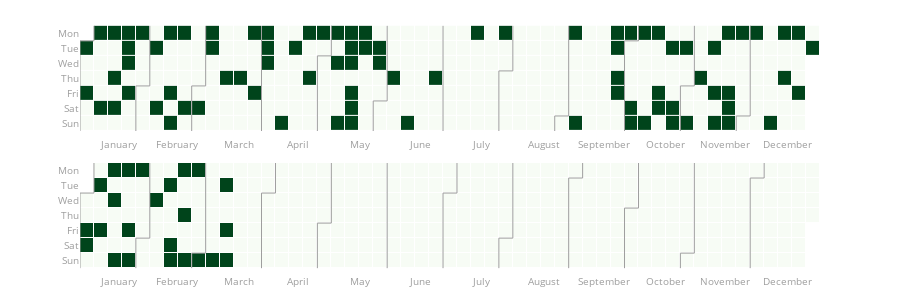

The notebook cell saved with this chart:
### Code cell
from plotly_calplot import calplot
# creating the plot
fig = calplot(
         dailydata,
         x='datetime',
         y='risk'
)
fig.show()

### Figure 1 — Plotly figure (JSON) as saved in the notebook; plotly's stock layout.template omitted (floating-point values rounded to 4 significant figures; data arrays with more than 128 entries replaced by an {"elided": "..."} marker saying what was removed)
{"data": [{"colorscale": [[0, "rgb(247,252,245)"], [0.125, "rgb(229,245,224)"], [0.25, "rgb(199,233,192)"], [0.375, "rgb(161,217,155)"], [0.5, "rgb(116,196,118)"], [0.625, "rgb(65,171,93)"], [0.75, "rgb(35,139,69)"], [0.875, "rgb(0,109,44)"], [1, "rgb(0,68,27)"]], "customdata": {"elided": "365x2 str values"}, "hovertemplate": "%{customdata[0]} <br>Week=%{x} <br>%{customdata[1]}=%{z}", "name": "2019", "showscale": false, "type": "heatmap", "x": {"elided": "365 int values"}, "xaxis": "x", "xgap": 1, "y": {"elided": "365 int values"}, "yaxis": "y", "ygap": 1, "z": {"elided": "365 int values"}, "zmax": 1, "zmin": 0}, {"hoverinfo": "skip", "line": {"color": "#9e9e9e", "width": 1}, "mode": "lines", "type": "scatter", "x": [-0.5, -0.5], "xaxis": "x", "y": [0.5, 6.5], "yaxis": "y"}, {"hoverinfo": "skip", "line": {"color": "#9e9e9e", "width": 1}, "mode": "lines", "type": "scatter", "x": [-0.5, 0.5], "xaxis": "x", "y": [0.5, 0.5], "yaxis": "y"}, {"hoverinfo": "skip", "line": {"color": "#9e9e9e", "width": 1}, "mode": "lines", "type": "scatter", "x": [0.5, 0.5], "xaxis": "x", "y": [0.5, -0.5], "yaxis": "y"}, {"hoverinfo": "skip", "line": {"color": "#9e9e9e", "width": 1}, "mode": "lines", "type": "scatter", "x": [3.5, 3.5], "xaxis": "x", "y": [3.5, 6.5], "yaxis": "y"}, {"hoverinfo": "skip", "line": {"color": "#9e9e9e", "width": 1}, "mode": "lines", "type": "scatter", "x": [3.5, 4.5], "xaxis": "x", "y": [3.5, 3.5], "yaxis": "y"}, {"hoverinfo": "skip", "line": {"color": "#9e9e9e", "width": 1}, "mode": "lines", "type": "scatter", "x": [4.5, 4.5], "xaxis": "x", "y": [3.5, -0.5], "yaxis": "y"}, {"hoverinfo": "skip", "line": {"color": "#9e9e9e", "width": 1}, "mode": "lines", "type": "scatter", "x": [7.5, 7.5], "xaxis": "x", "y": [3.5, 6.5], "yaxis": "y"}, {"hoverinfo": "skip", "line": {"color": "#9e9e9e", "width": 1}, "mode": "lines", "type": "scatter", "x": [7.5, 8.5], "xaxis": "x", "y": [3.5, 3.5], "yaxis": "y"}, {"hoverinfo": "skip", "line": {"color": "#9e9e9e", "width": 1}, "mode": "lines", "type": "scatter", "x": [8.5, 8.5], "xaxis": "x", "y": [3.5, -0.5], "yaxis": "y"}, {"hoverinfo": "skip", "line": {"color": "#9e9e9e", "width": 1}, "mode": "lines", "type": "scatter", "x": [12.5, 12.5], "xaxis": "x", "y": [-0.5, 6.5], "yaxis": "y"}, {"hoverinfo": "skip", "line": {"color": "#9e9e9e", "width": 1}, "mode": "lines", "type": "scatter", "x": [16.5, 16.5], "xaxis": "x", "y": [1.5, 6.5], "yaxis": "y"}, {"hoverinfo": "skip", "line": {"color": "#9e9e9e", "width": 1}, "mode": "lines", "type": "scatter", "x": [16.5, 17.5], "xaxis": "x", "y": [1.5, 1.5], "yaxis": "y"}, {"hoverinfo": "skip", "line": {"color": "#9e9e9e", "width": 1}, "mode": "lines", "type": "scatter", "x": [17.5, 17.5], "xaxis": "x", "y": [1.5, -0.5], "yaxis": "y"}, {"hoverinfo": "skip", "line": {"color": "#9e9e9e", "width": 1}, "mode": "lines", "type": "scatter", "x": [20.5, 20.5], "xaxis": "x", "y": [4.5, 6.5], "yaxis": "y"}, {"hoverinfo": "skip", "line": {"color": "#9e9e9e", "width": 1}, "mode": "lines", "type": "scatter", "x": [20.5, 21.5], "xaxis": "x", "y": [4.5, 4.5], "yaxis": "y"}, {"hoverinfo": "skip", "line": {"color": "#9e9e9e", "width": 1}, "mode": "lines", "type": "scatter", "x": [21.5, 21.5], "xaxis": "x", "y": [4.5, -0.5], "yaxis": "y"}, {"hoverinfo": "skip", "line": {"color": "#9e9e9e", "width": 1}, "mode": "lines", "type": "scatter", "x": [25.5, 25.5], "xaxis": "x", "y": [-0.5, 6.5], "yaxis": "y"}, {"hoverinfo": "skip", "line": {"color": "#9e9e9e", "width": 1}, "mode": "lines", "type": "scatter", "x": [29.5, 29.5], "xaxis": "x", "y": [2.5, 6.5], "yaxis": "y"}, {"hoverinfo": "skip", "line": {"color": "#9e9e9e", "width": 1}, "mode": "lines", "type": "scatter", "x": [29.5, 30.5], "xaxis": "x", "y": [2.5, 2.5], "yaxis": "y"}, {"hoverinfo": "skip", "line": {"color": "#9e9e9e", "width": 1}, "mode": "lines", "type": "scatter", "x": [30.5, 30.5], "xaxis": "x", "y": [2.5, -0.5], "yaxis": "y"}, {"hoverinfo": "skip", "line": {"color": "#9e9e9e", "width": 1}, "mode": "lines", "type": "scatter", "x": [33.5, 33.5], "xaxis": "x", "y": [5.5, 6.5], "yaxis": "y"}, {"hoverinfo": "skip", "line": {"color": "#9e9e9e", "width": 1}, "mode": "lines", "type": "scatter", "x": [33.5, 34.5], "xaxis": "x", "y": [5.5, 5.5], "yaxis": "y"}, {"hoverinfo": "skip", "line": {"color": "#9e9e9e", "width": 1}, "mode": "lines", "type": "scatter", "x": [34.5, 34.5], "xaxis": "x", "y": [5.5, -0.5], "yaxis": "y"}, {"hoverinfo": "skip", "line": {"color": "#9e9e9e", "width": 1}, "mode": "lines", "type": "scatter", "x": [38.5, 38.5], "xaxis": "x", "y": [0.5, 6.5], "yaxis": "y"}, {"hoverinfo": "skip", "line": {"color": "#9e9e9e", "width": 1}, "mode": "lines", "type": "scatter", "x": [38.5, 39.5], "xaxis": "x", "y": [0.5, 0.5], "yaxis": "y"}, {"hoverinfo": "skip", "line": {"color": "#9e9e9e", "width": 1}, "mode": "lines", "type": "scatter", "x": [39.5, 39.5], "xaxis": "x", "y": [0.5, -0.5], "yaxis": "y"}, {"hoverinfo": "skip", "line": {"color": "#9e9e9e", "width": 1}, "mode": "lines", "type": "scatter", "x": [42.5, 42.5], "xaxis": "x", "y": [3.5, 6.5], "yaxis": "y"}, {"hoverinfo": "skip", "line": {"color": "#9e9e9e", "width": 1}, "mode": "lines", "type": "scatter", "x": [42.5, 43.5], "xaxis": "x", "y": [3.5, 3.5], "yaxis": "y"}, {"hoverinfo": "skip", "line": {"color": "#9e9e9e", "width": 1}, "mode": "lines", "type": "scatter", "x": [43.5, 43.5], "xaxis": "x", "y": [3.5, -0.5], "yaxis": "y"}, {"hoverinfo": "skip", "line": {"color": "#9e9e9e", "width": 1}, "mode": "lines", "type": "scatter", "x": [46.5, 46.5], "xaxis": "x", "y": [5.5, 6.5], "yaxis": "y"}, {"hoverinfo": "skip", "line": {"color": "#9e9e9e", "width": 1}, "mode": "lines", "type": "scatter", "x": [46.5, 47.5], "xaxis": "x", "y": [5.5, 5.5], "yaxis": "y"}, {"hoverinfo": "skip", "line": {"color": "#9e9e9e", "width": 1}, "mode": "lines", "type": "scatter", "x": [47.5, 47.5], "xaxis": "x", "y": [5.5, -0.5], "yaxis": "y"}, {"colorscale": [[0, "rgb(247,252,245)"], [0.125, "rgb(229,245,224)"], [0.25, "rgb(199,233,192)"], [0.375, "rgb(161,217,155)"], [0.5, "rgb(116,196,118)"], [0.625, "rgb(65,171,93)"], [0.75, "rgb(35,139,69)"], [0.875, "rgb(0,109,44)"], [1, "rgb(0,68,27)"]], "customdata": {"elided": "366x2 str values"}, "hovertemplate": "%{customdata[0]} <br>Week=%{x} <br>%{customdata[1]}=%{z}", "name": "2020", "showscale": false, "type": "heatmap", "x": {"elided": "366 int values"}, "xaxis": "x2", "xgap": 1, "y": {"elided": "366 int values"}, "yaxis": "y2", "ygap": 1, "z": {"elided": "366 int values"}, "zmax": 1, "zmin": 0}, {"hoverinfo": "skip", "line": {"color": "#9e9e9e", "width": 1}, "mode": "lines", "type": "scatter", "x": [-0.5, -0.5], "xaxis": "x2", "y": [1.5, 6.5], "yaxis": "y2"}, {"hoverinfo": "skip", "line": {"color": "#9e9e9e", "width": 1}, "mode": "lines", "type": "scatter", "x": [-0.5, 0.5], "xaxis": "x2", "y": [1.5, 1.5], "yaxis": "y2"}, {"hoverinfo": "skip", "line": {"color": "#9e9e9e", "width": 1}, "mode": "lines", "type": "scatter", "x": [0.5, 0.5], "xaxis": "x2", "y": [1.5, -0.5], "yaxis": "y2"}, {"hoverinfo": "skip", "line": {"color": "#9e9e9e", "width": 1}, "mode": "lines", "type": "scatter", "x": [3.5, 3.5], "xaxis": "x2", "y": [4.5, 6.5], "yaxis": "y2"}, {"hoverinfo": "skip", "line": {"color": "#9e9e9e", "width": 1}, "mode": "lines", "type": "scatter", "x": [3.5, 4.5], "xaxis": "x2", "y": [4.5, 4.5], "yaxis": "y2"}, {"hoverinfo": "skip", "line": {"color": "#9e9e9e", "width": 1}, "mode": "lines", "type": "scatter", "x": [4.5, 4.5], "xaxis": "x2", "y": [4.5, -0.5], "yaxis": "y2"}, {"hoverinfo": "skip", "line": {"color": "#9e9e9e", "width": 1}, "mode": "lines", "type": "scatter", "x": [7.5, 7.5], "xaxis": "x2", "y": [5.5, 6.5], "yaxis": "y2"}, {"hoverinfo": "skip", "line": {"color": "#9e9e9e", "width": 1}, "mode": "lines", "type": "scatter", "x": [7.5, 8.5], "xaxis": "x2", "y": [5.5, 5.5], "yaxis": "y2"}, {"hoverinfo": "skip", "line": {"color": "#9e9e9e", "width": 1}, "mode": "lines", "type": "scatter", "x": [8.5, 8.5], "xaxis": "x2", "y": [5.5, -0.5], "yaxis": "y2"}, {"hoverinfo": "skip", "line": {"color": "#9e9e9e", "width": 1}, "mode": "lines", "type": "scatter", "x": [12.5, 12.5], "xaxis": "x2", "y": [1.5, 6.5], "yaxis": "y2"}, {"hoverinfo": "skip", "line": {"color": "#9e9e9e", "width": 1}, "mode": "lines", "type": "scatter", "x": [12.5, 13.5], "xaxis": "x2", "y": [1.5, 1.5], "yaxis": "y2"}, {"hoverinfo": "skip", "line": {"color": "#9e9e9e", "width": 1}, "mode": "lines", "type": "scatter", "x": [13.5, 13.5], "xaxis": "x2", "y": [1.5, -0.5], "yaxis": "y2"}, {"hoverinfo": "skip", "line": {"color": "#9e9e9e", "width": 1}, "mode": "lines", "type": "scatter", "x": [16.5, 16.5], "xaxis": "x2", "y": [3.5, 6.5], "yaxis": "y2"}, {"hoverinfo": "skip", "line": {"color": "#9e9e9e", "width": 1}, "mode": "lines", "type": "scatter", "x": [16.5, 17.5], "xaxis": "x2", "y": [3.5, 3.5], "yaxis": "y2"}, {"hoverinfo": "skip", "line": {"color": "#9e9e9e", "width": 1}, "mode": "lines", "type": "scatter", "x": [17.5, 17.5], "xaxis": "x2", "y": [3.5, -0.5], "yaxis": "y2"}, {"hoverinfo": "skip", "line": {"color": "#9e9e9e", "width": 1}, "mode": "lines", "type": "scatter", "x": [21.5, 21.5], "xaxis": "x2", "y": [-0.5, 6.5], "yaxis": "y2"}, {"hoverinfo": "skip", "line": {"color": "#9e9e9e", "width": 1}, "mode": "lines", "type": "scatter", "x": [25.5, 25.5], "xaxis": "x2", "y": [1.5, 6.5], "yaxis": "y2"}, {"hoverinfo": "skip", "line": {"color": "#9e9e9e", "width": 1}, "mode": "lines", "type": "scatter", "x": [25.5, 26.5], "xaxis": "x2", "y": [1.5, 1.5], "yaxis": "y2"}, {"hoverinfo": "skip", "line": {"color": "#9e9e9e", "width": 1}, "mode": "lines", "type": "scatter", "x": [26.5, 26.5], "xaxis": "x2", "y": [1.5, -0.5], "yaxis": "y2"}, {"hoverinfo": "skip", "line": {"color": "#9e9e9e", "width": 1}, "mode": "lines", "type": "scatter", "x": [29.5, 29.5], "xaxis": "x2", "y": [4.5, 6.5], "yaxis": "y2"}, {"hoverinfo": "skip", "line": {"color": "#9e9e9e", "width": 1}, "mode": "lines", "type": "scatter", "x": [29.5, 30.5], "xaxis": "x2", "y": [4.5, 4.5], "yaxis": "y2"}, {"hoverinfo": "skip", "line": {"color": "#9e9e9e", "width": 1}, "mode": "lines", "type": "scatter", "x": [30.5, 30.5], "xaxis": "x2", "y": [4.5, -0.5], "yaxis": "y2"}, {"hoverinfo": "skip", "line": {"color": "#9e9e9e", "width": 1}, "mode": "lines", "type": "scatter", "x": [34.5, 34.5], "xaxis": "x2", "y": [0.5, 6.5], "yaxis": "y2"}, {"hoverinfo": "skip", "line": {"color": "#9e9e9e", "width": 1}, "mode": "lines", "type": "scatter", "x": [34.5, 35.5], "xaxis": "x2", "y": [0.5, 0.5], "yaxis": "y2"}, {"hoverinfo": "skip", "line": {"color": "#9e9e9e", "width": 1}, "mode": "lines", "type": "scatter", "x": [35.5, 35.5], "xaxis": "x2", "y": [0.5, -0.5], "yaxis": "y2"}, {"hoverinfo": "skip", "line": {"color": "#9e9e9e", "width": 1}, "mode": "lines", "type": "scatter", "x": [38.5, 38.5], "xaxis": "x2", "y": [2.5, 6.5], "yaxis": "y2"}, {"hoverinfo": "skip", "line": {"color": "#9e9e9e", "width": 1}, "mode": "lines", "type": "scatter", "x": [38.5, 39.5], "xaxis": "x2", "y": [2.5, 2.5], "yaxis": "y2"}, {"hoverinfo": "skip", "line": {"color": "#9e9e9e", "width": 1}, "mode": "lines", "type": "scatter", "x": [39.5, 39.5], "xaxis": "x2", "y": [2.5, -0.5], "yaxis": "y2"}, {"hoverinfo": "skip", "line": {"color": "#9e9e9e", "width": 1}, "mode": "lines", "type": "scatter", "x": [42.5, 42.5], "xaxis": "x2", "y": [5.5, 6.5], "yaxis": "y2"}, {"hoverinfo": "skip", "line": {"color": "#9e9e9e", "width": 1}, "mode": "lines", "type": "scatter", "x": [42.5, 43.5], "xaxis": "x2", "y": [5.5, 5.5], "yaxis": "y2"}, {"hoverinfo": "skip", "line": {"color": "#9e9e9e", "width": 1}, "mode": "lines", "type": "scatter", "x": [43.5, 43.5], "xaxis": "x2", "y": [5.5, -0.5], "yaxis": "y2"}, {"hoverinfo": "skip", "line": {"color": "#9e9e9e", "width": 1}, "mode": "lines", "type": "scatter", "x": [47.5, 47.5], "xaxis": "x2", "y": [0.5, 6.5], "yaxis": "y2"}, {"hoverinfo": "skip", "line": {"color": "#9e9e9e", "width": 1}, "mode": "lines", "type": "scatter", "x": [47.5, 48.5], "xaxis": "x2", "y": [0.5, 0.5], "yaxis": "y2"}, {"hoverinfo": "skip", "line": {"color": "#9e9e9e", "width": 1}, "mode": "lines", "type": "scatter", "x": [48.5, 48.5], "xaxis": "x2", "y": [0.5, -0.5], "yaxis": "y2"}], "layout": {"font": {"color": "#9e9e9e", "size": 10}, "height": 300, "margin": {"b": 20, "t": 20}, "plot_bgcolor": "#fff", "showlegend": false, "title": {"text": ""}, "xaxis": {"anchor": "y", "domain": [0, 1], "showgrid": false, "showline": false, "tickmode": "array", "ticktext": ["January", "February", "March", "April", "May", "June", "July", "August", "September", "October", "November", "December"], "tickvals": [2.286, 6.429, 10.86, 15.14, 19.57, 23.86, 28.29, 32.71, 37, 41.43, 45.71, 50.14], "zeroline": false}, "xaxis2": {"anchor": "y2", "domain": [0, 1], "showgrid": false, "showline": false, "tickmode": "array", "ticktext": ["January", "February", "March", "April", "May", "June", "July", "August", "September", "October", "November", "December"], "tickvals": [2.286, 6.429, 10.86, 15.14, 19.57, 23.86, 28.29, 32.71, 37, 41.43, 45.71, 50.14], "zeroline": false}, "yaxis": {"anchor": "x", "autorange": "reversed", "domain": [0.54, 1], "showgrid": false, "showline": false, "tickmode": "array", "ticktext": ["Mon", "Tue", "Wed", "Thu", "Fri", "Sat", "Sun"], "tickvals": [0, 1, 2, 3, 4, 5, 6], "zeroline": false}, "yaxis2": {"anchor": "x2", "autorange": "reversed", "domain": [0, 0.46], "showgrid": false, "showline": false, "tickmode": "array", "ticktext": ["Mon", "Tue", "Wed", "Thu", "Fri", "Sat", "Sun"], "tickvals": [0, 1, 2, 3, 4, 5, 6], "zeroline": false}}}
